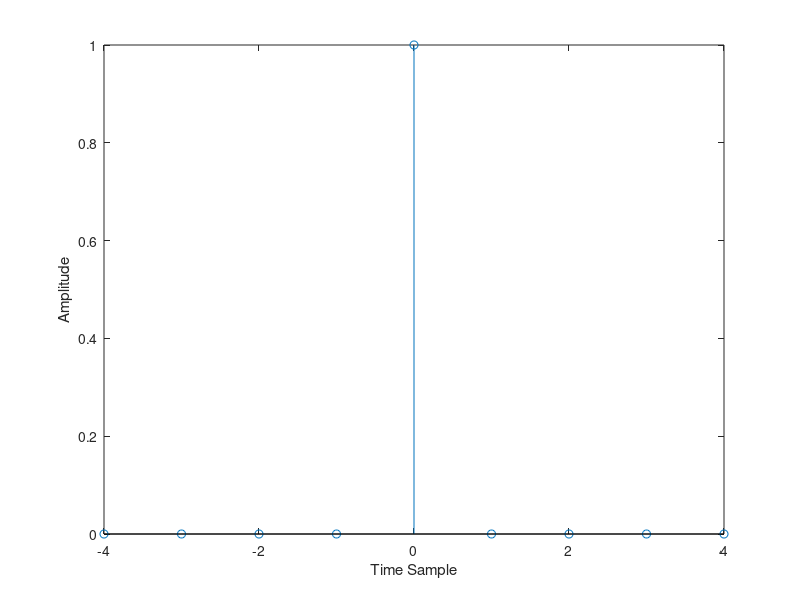

This figure's MATLAB source:
n = -4:4;
%delta_n = [zeros(1, 4) 1 zeros(1, 4)];
u_n = [n >= 0];
u_n_neg = [n >= 1];
delta_n = u_n - u_n_neg;
stem(n, delta_n);
xlabel('Time Sample');
ylabel('Amplitude');
%plot(n, delta_n);